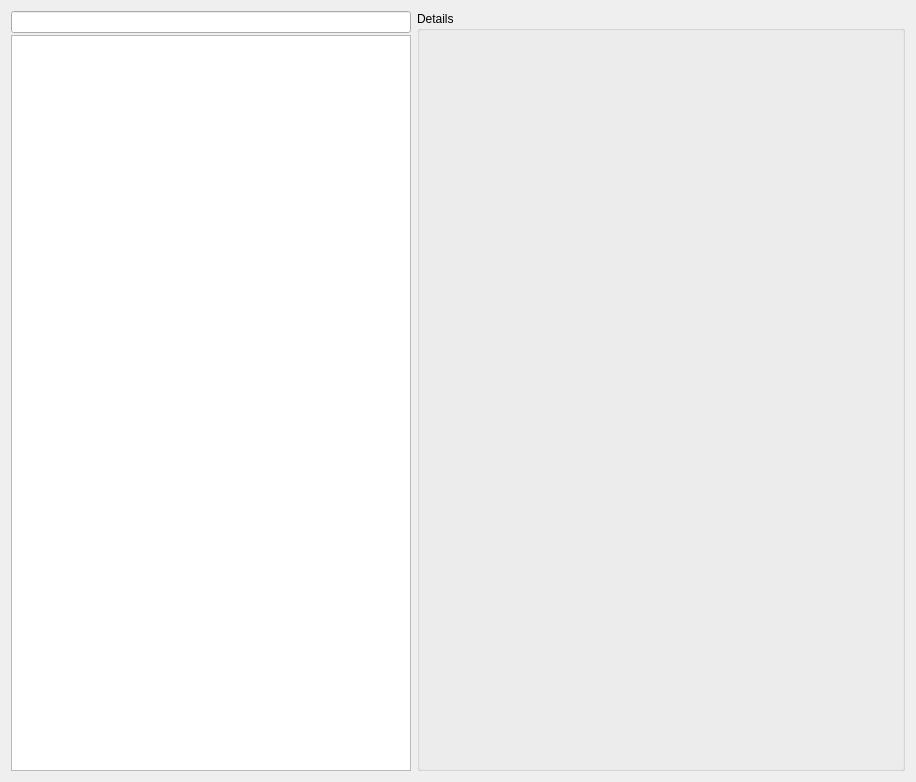
<?xml version="1.0" encoding="UTF-8"?>
<ui version="4.0">
 <class>resourceManagement</class>
 <widget class="QWidget" name="resourceManagement">
  <property name="geometry">
   <rect>
    <x>0</x>
    <y>0</y>
    <width>916</width>
    <height>782</height>
   </rect>
  </property>
  <property name="windowTitle">
   <string>Form</string>
  </property>
  <layout class="QHBoxLayout" name="horizontalLayout_2">
   <property name="spacing">
    <number>6</number>
   </property>
   <item>
    <layout class="QVBoxLayout" name="verticalLayout" stretch="0,0">
     <property name="spacing">
      <number>2</number>
     </property>
     <item>
      <widget class="KLineEdit" name="resourceSearch">
       <property name="maximumSize">
        <size>
         <width>400</width>
         <height>16777215</height>
        </size>
       </property>
      </widget>
     </item>
     <item>
      <widget class="QTreeView" name="treeResults">
       <property name="minimumSize">
        <size>
         <width>200</width>
         <height>0</height>
        </size>
       </property>
       <property name="maximumSize">
        <size>
         <width>400</width>
         <height>16777215</height>
        </size>
       </property>
       <property name="alternatingRowColors">
        <bool>true</bool>
       </property>
       <property name="selectionBehavior">
        <enum>QAbstractItemView::SelectRows</enum>
       </property>
      </widget>
     </item>
    </layout>
   </item>
   <item>
    <layout class="QVBoxLayout" name="verticalLayout_2">
     <property name="spacing">
      <number>2</number>
     </property>
     <item>
      <widget class="QGroupBox" name="groupDetails">
       <property name="enabled">
        <bool>true</bool>
       </property>
       <property name="sizePolicy">
        <sizepolicy hsizetype="Expanding" vsizetype="Expanding">
         <horstretch>0</horstretch>
         <verstretch>0</verstretch>
        </sizepolicy>
       </property>
       <property name="title">
        <string>Details</string>
       </property>
       <layout class="QVBoxLayout" name="verticalLayout_4">
        <property name="rightMargin">
         <number>4</number>
        </property>
        <item>
         <layout class="QFormLayout" name="formDetails"/>
        </item>
       </layout>
      </widget>
     </item>
     <item>
      <layout class="QHBoxLayout" name="resourceCalender"/>
     </item>
    </layout>
   </item>
  </layout>
 </widget>
 <customwidgets>
  <customwidget>
   <class>KLineEdit</class>
   <extends>QLineEdit</extends>
   <header>klineedit.h</header>
  </customwidget>
 </customwidgets>
 <resources/>
 <connections/>
</ui>
